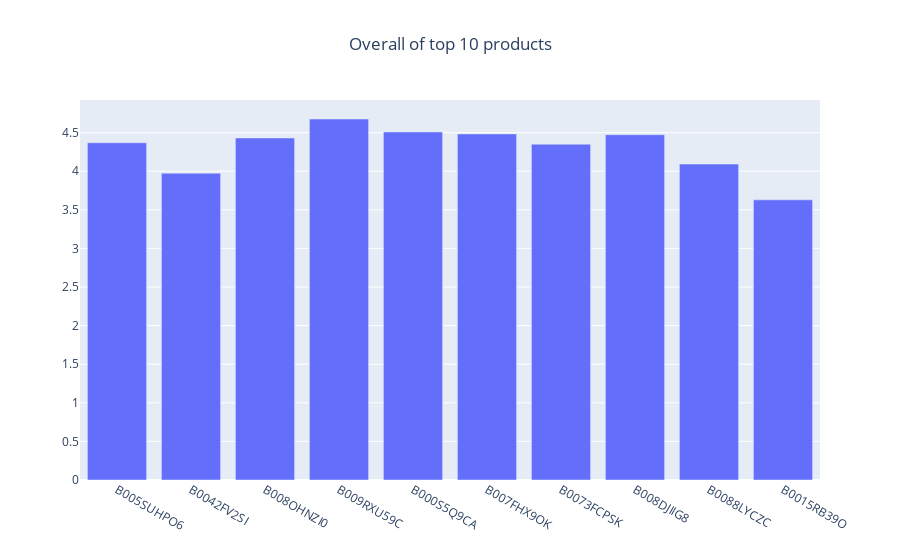

Source (notebook cell):
### Code cell
fig = go.Figure()
fig.add_trace(go.Bar(x=asin_top['asin'], y=asin_top['overall'], hovertemplate="ASIN=%{x}<br>Overall=%{y}"))
fig.update_layout(title='Overall of top 10 products',title_x=0.5)

### Figure 1 — Plotly figure (JSON) as saved in the notebook; plotly's stock layout.template omitted (floating-point values rounded to 4 significant figures)
{"data": [{"hovertemplate": "ASIN=%{x}<br>Overall=%{y}", "type": "bar", "x": ["B005SUHPO6", "B0042FV2SI", "B008OHNZI0", "B009RXU59C", "B000S5Q9CA", "B007FHX9OK", "B0073FCPSK", "B008DJIIG8", "B0088LYCZC", "B0015RB39O"], "y": [4.368, 3.974, 4.431, 4.676, 4.508, 4.483, 4.35, 4.473, 4.092, 3.629]}], "layout": {"title": {"text": "Overall of top 10 products", "x": 0.5}}}
